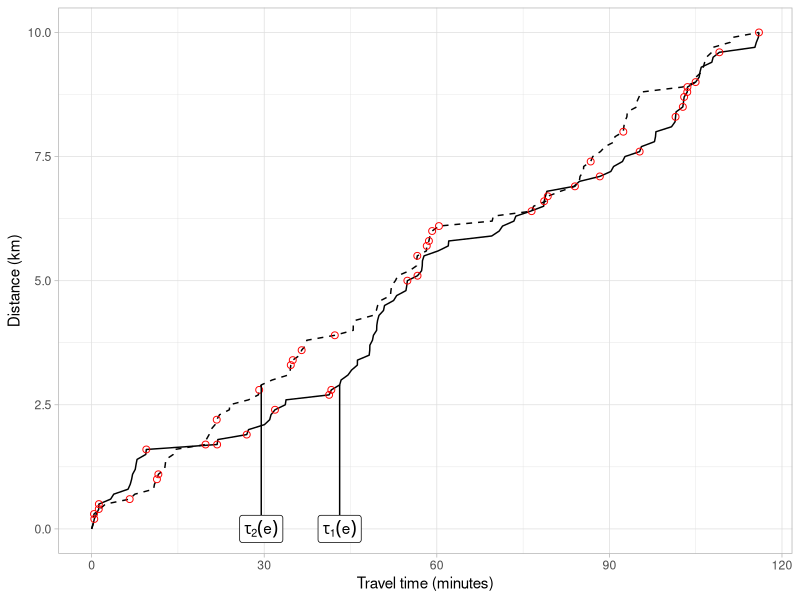
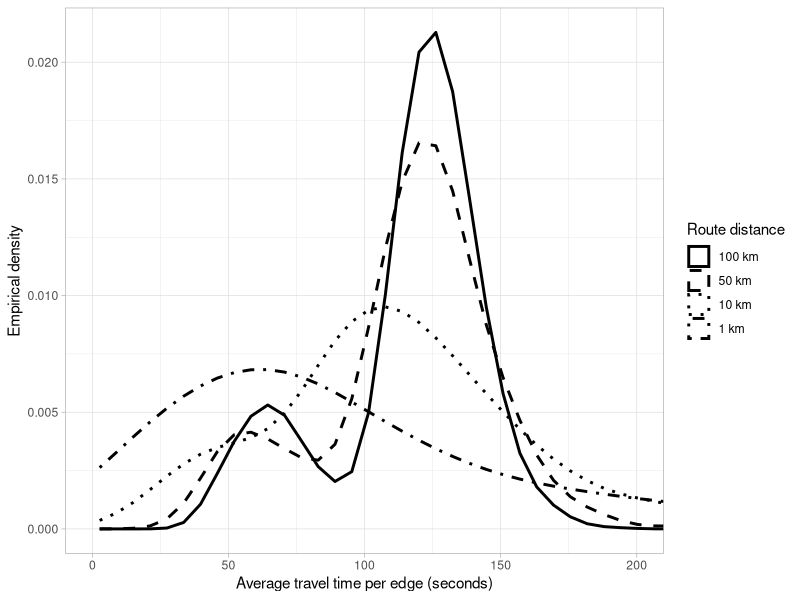

Write the R code that produced these figures, in order.
## ---- chunk 1
knitr::opts_chunk$set(echo = TRUE)
## ---- chunk 2
library(ggplot2)
library(dplyr)
## ---- chunk 3
non_congestedmu=log(35)
non_congestedsigma=log(5)
non_congested_prob=0.8
congestedmu=log(5)
congestedsigma=log(10)

get_speed <- function(r=1){
  i=1;result=c()
  congested=rbinom(r,1,(1-non_congested_prob))
  while (i<=r) {
    if(congested[1]==1)speed<-rlnorm(1,congestedmu,congestedsigma)
    else speed<-rlnorm(1,non_congestedmu,non_congestedsigma)
    result=c(result,speed)
    i<-i+1
  }
  result<- list(result,congested)
  names(result)<-c("speed","conjested")
  return(result)
}


## ---- chunk 4
set.seed(11111)
car1<-seq(0,100,1)
car1_speed<-get_speed(100)
car1_t<-c(0,car1_speed$speed)
car1_t_sum<-sum(car1_t)
car1_t_sum/60
car2_t_sum<-0

## ---- chunk 5
while (abs(car2_t_sum-car1_t_sum)>=1) {
  car2<-seq(0,100,1)
  car2_speed<-get_speed(100)
  car2_t<-c(0,car2_speed$speed)
  car2_t_sum<-sum(car2_t)

}
set.seed(NULL)
## ---- chunk 6
car1_cum_t <- cumsum(car1_t)/60
car2_cum_t <- cumsum(car2_t)/60
distance <- seq(0, 10, by = 0.1) 
edgeind <- 30


data <- data.frame(distance = distance,
  travel_time1 = car1_cum_t,
  congested1 = c(0,car1_speed$conjested),
  travel_time2 = car2_cum_t,
  congested2 = c(0,car2_speed$conjested)
)
congested1_points <- data %>% filter(congested1 == 1)
congested2_points <- data %>% filter(congested2 == 1)

ggplot() +
  geom_line(data = data, 
            aes(x = travel_time1, y = distance, color = "Car 1", linetype = "Car 1")) +
  geom_line(data = data, 
            aes(x = travel_time2, y = distance, color = "Car 2", linetype = "Car 2")) +
  geom_point(data = congested1_points, aes(x = travel_time1, y = distance), 
             color = "red", shape = 1, size = 2) +
  geom_point(data = congested2_points, aes(x = travel_time2, y = distance), 
             color = "red", shape = 1, size = 2) +
  labs(x = "Travel time (minutes)", y = "Distance (km)", color = " ", linetype = " ") +
  theme_light() +
  theme(legend.position="none")+
  scale_color_manual(values = c("Car 1" = "black", "Car 2" = "black")) +
  scale_linetype_manual(values = c("Car 1" = "solid", "Car 2" = "dashed")) +
  geom_segment(aes(x = travel_time1, y = distance, yend =0, xend=data$travel_time1[edgeind]),data = subset(data[edgeind,])) +
  geom_segment(aes(x = travel_time2, y = distance, yend =0, xend=data$travel_time2[edgeind]),data = subset(data[edgeind,])) +
  geom_label(data = subset(data[edgeind,]),aes(x = c(travel_time1), y = c(0), label = list('tau[1](e)')),parse=TRUE)+
  geom_label(data = subset(data[edgeind,]),aes(x = c(travel_time2), y = c(0), label = list('tau[2](e)')),parse=TRUE)

## ---- chunk 7
non_congestedmu=log(35)
non_congestedsigma=log(5)
non_congested_prob=0.8
congestedmu=log(5)
congestedsigma=log(10)

num_rides <-1000
average_travel_times_1 <- c()
average_travel_times_10 <- c()
average_travel_times_50 <- c()
average_travel_times_100 <- c()

for (i in 1:num_rides) {
  #time <- c(rep(100,1000)/get_speed(1000)$speed)
  time <- c(get_speed(1000)$speed)
  average_travel_times_100<-c(average_travel_times_100,sum(time[1:1000])/1000)
  average_travel_times_50<-c(average_travel_times_50,sum(time[1:500])/500)
  average_travel_times_10<-c(average_travel_times_10,sum(time[1:100])/100)
  average_travel_times_1<-c(average_travel_times_1,sum(time[1:10])/10)
}



## ---- chunk 8

data_density <- data.frame(
  Average_Travel_Time = c(average_travel_times_100, average_travel_times_50, 
                          average_travel_times_10, average_travel_times_1),
  Route_Distance = factor(
    rep(c("100 km", "50 km", "10 km", "1 km"), each = num_rides),
    levels = c("100 km", "50 km", "10 km", "1 km")
  )
)

ggplot(data_density, aes(x = Average_Travel_Time, color = Route_Distance, linetype = Route_Distance)) +
  coord_cartesian(xlim = c(0, 200)) +
  geom_density(size = 1, adjust = 1.5) +
  labs(
    x = "Average travel time per edge (seconds)",
    y = "Empirical density",
    color = "Route distance",
    linetype = "Route distance"
  ) +
  theme_light() +
  scale_color_manual(values = c("black", "black", "black", "black")) +
  scale_linetype_manual(values = c("solid", "dashed", "dotted", "dotdash")) +
  guides(linetype = guide_legend(override.aes = list(linetype = c("solid", "dashed", "dotted", "dotdash"))))

